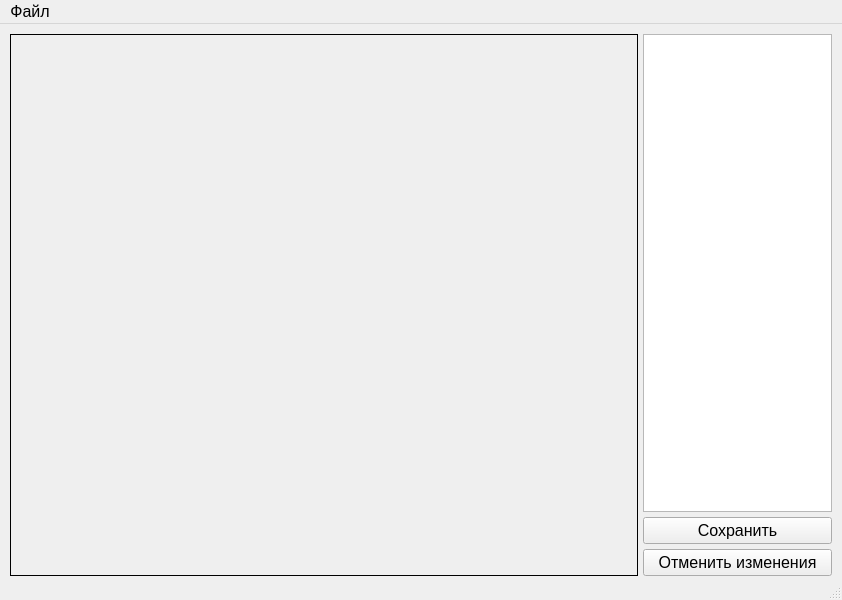
<?xml version="1.0" encoding="UTF-8"?>
<ui version="4.0">
 <class>MainWindow</class>
 <widget class="QMainWindow" name="MainWindow">
  <property name="geometry">
   <rect>
    <x>0</x>
    <y>0</y>
    <width>842</width>
    <height>600</height>
   </rect>
  </property>
  <property name="minimumSize">
   <size>
    <width>800</width>
    <height>600</height>
   </size>
  </property>
  <property name="baseSize">
   <size>
    <width>800</width>
    <height>600</height>
   </size>
  </property>
  <property name="font">
   <font>
    <pointsize>12</pointsize>
   </font>
  </property>
  <property name="windowTitle">
   <string>Редактирование базы компонентов</string>
  </property>
  <property name="locale">
   <locale language="Russian" country="Russia"/>
  </property>
  <widget class="QWidget" name="centralwidget">
   <layout class="QHBoxLayout" name="horizontalLayout_3" stretch="10,3">
    <property name="spacing">
     <number>5</number>
    </property>
    <property name="leftMargin">
     <number>10</number>
    </property>
    <property name="topMargin">
     <number>10</number>
    </property>
    <property name="rightMargin">
     <number>10</number>
    </property>
    <property name="bottomMargin">
     <number>0</number>
    </property>
    <item>
     <widget class="QLabel" name="cameraView">
      <property name="frameShape">
       <enum>QFrame::Box</enum>
      </property>
      <property name="text">
       <string/>
      </property>
     </widget>
    </item>
    <item>
     <layout class="QVBoxLayout" name="verticalLayout">
      <property name="sizeConstraint">
       <enum>QLayout::SetDefaultConstraint</enum>
      </property>
      <property name="rightMargin">
       <number>0</number>
      </property>
      <item>
       <widget class="QListWidget" name="rectList"/>
      </item>
      <item>
       <widget class="QPushButton" name="saveButton">
        <property name="text">
         <string>Сохранить</string>
        </property>
       </widget>
      </item>
      <item>
       <widget class="QPushButton" name="cancelButton">
        <property name="text">
         <string>Отменить изменения</string>
        </property>
       </widget>
      </item>
     </layout>
    </item>
   </layout>
  </widget>
  <widget class="QMenuBar" name="menubar">
   <property name="geometry">
    <rect>
     <x>0</x>
     <y>0</y>
     <width>842</width>
     <height>21</height>
    </rect>
   </property>
   <widget class="QMenu" name="menu">
    <property name="title">
     <string>Файл</string>
    </property>
    <addaction name="action"/>
   </widget>
   <addaction name="menu"/>
  </widget>
  <widget class="QStatusBar" name="statusbar"/>
  <action name="action">
   <property name="text">
    <string>Сохранить изменения</string>
   </property>
  </action>
 </widget>
 <resources/>
 <connections/>
</ui>
